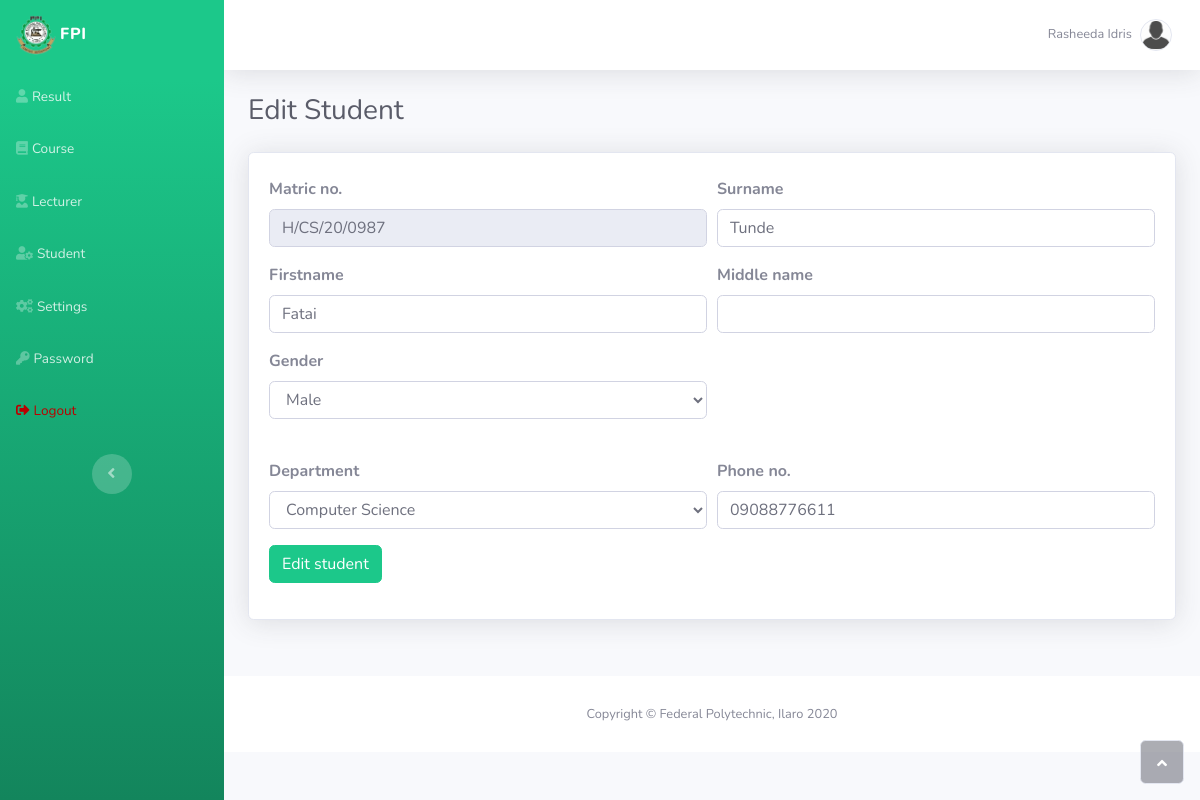
/edit_student?matric=H/CS/20/0987 (signed in), run on the app's committed database.
### tables this page shows
CREATE TABLE IF NOT EXISTS `student` (
  `matric` varchar(15) NOT NULL,
  `sname` varchar(30) NOT NULL,
  `fname` varchar(30) NOT NULL,
  `mname` varchar(30) NOT NULL,
  `gender` varchar(1) NOT NULL,
  `department` varchar(100) NOT NULL,
  `phone` varchar(11) NOT NULL,
  `regdate` datetime NOT NULL,
  PRIMARY KEY (`matric`)
);

CREATE TABLE IF NOT EXISTS `department` (
  `sn` tinyint NOT NULL AUTO_INCREMENT,
  `department` varchar(1500) NOT NULL,
  `session` varchar(9) NOT NULL,
  PRIMARY KEY (`sn`)
);

### core/core.inc.php (called while the page is built, shortened)
<?php
$servername = "localhost";
$username = "root";
$password = "";
$dbname = "ilaro_result_system";
$conn = new mysqli($servername, $username, $password, $dbname);
function getRow( $string){
	global $conn;
	$result = $conn->query($string);
	$result = $result->fetch_assoc();
	return $result;
}
?>

### edit_student.php (the view, shortened to what this page needs)
<?php
require_once('header.php');
$error = 'style="background-color:#ffeeee"';
$matric = $sname = $fname = $mname = $gender = $department = $phone = "";
$matric_error = $sname_error = $fname_error = $mname_error = $gender_error = $department_error = $phone_error = "";
if (isset($_POST['edit_single']) && is_post_request()) {
    $matric = $_POST['matric'];
    if(!preg_match('/^[a-zA-Z][\/][a-zA-Z]{2}[\/][0-9]{2}[\/][0-9]{4}$/', $matric))
        $matric_error = $error;
    $sname = $_POST['sname'];
    $sname = $conn->real_escape_string($sname);
    $sname = noSpace($sname);
    $sname = ucwords($sname);
    if(!preg_match('/^[a-zA-Z]{2,30}$/', $sname))
        $sname_error = $error;
    $fname = $_POST['fname'];
    $fname = $conn->real_escape_string($fname);
    $fname = noSpace($fname);
    $fname = ucwords($fname);
    if(!preg_match('/^[a-zA-Z]{2,30}$/', $fname))
        $fname_error = $error;
    $mname = $_POST['mname'];
    $mname = $conn->real_escape_string($mname);
    $mname = noSpace($mname);
    $mname = ucwords($mname);
    if ($mname!='') {
        if(!preg_match('/^[a-zA-Z]{2,30}$/', $mname))
            $mname_error = $error;
    }
    $gender = $_POST['gender'];
    $gender = $conn->real_escape_string($gender);
    $gender = noSpace($gender);
    if($gender!='M' && $gender!='F')
        $gender_error = $error;
    $department = $_POST['department'];
    $department = $conn->real_escape_string($department);
    $department = space($department);
    if($department=='')
        $department_error = $error;
    $phone = $_POST['phone'];
    $phone = $conn->real_escape_string($phone);
    $phone = noSpace($phone);
    if ($phone!='') {
        if(!preg_match('/^[0][1-9][0-9]{9}$/', $phone))
            $phone_error = $error;
    }
    if ($matric_error!='' || $sname_error!='' || $fname_error!='' || $mname_error!='' || $gender_error!='' || $department_error!='' || $phone_error!='')
        $report = 'Error: Please check your input(s)';
    else {
        $sql = "UPDATE $dbname.student
                SET
                    sname='$sname',
                    fname='$fname',
                    mname='$mname',
                    gender='$gender',
                    department='$department',
                    phone='$phone'
                WHERE matric='$matric'";
        if (query($sql)){
            $report = 'Record edited';
            $matric = $sname = $fname = $mname = $gender = $department = $phone = "";
        }
        else
            $report = 'Error: Unable to connect to database!';
    }
}
else {
    $matric = $_GET['matric'];
    $matric = $conn->real_escape_string($matric);
    $sql = "SELECT matric, sname, fname, mname,
                    gender, department, phone
            FROM $dbname.student WHERE matric='$matric'";
    $fetch = getRow($sql);
    $matric = $fetch['matric'];
    $sname = $fetch['sname'];
    $fname = $fetch['fname'];
    $mname = $fetch['mname'];
    $phone = $fetch['phone'];
}
?>
        <div class="d-flex flex-column" id="content-wrapper">
            <div id="content">
            <div class="container-fluid">
                <h3 class="text-dark mb-4">Edit Student</h3>
                <div class="row mb-3">
                    <div class="col">
                        <div class="row">
                            <div class="col mb-4">
                                <div class="card shadow mb-3">
                                    <div class="card-body pt-4">
                                        <form method="post" action="">
                                            <div class="form-row">
                                                <div class="col-12 col-sm-6">
                                                    <div class="form-group">
                                                        <label for="matric"><strong>Matric no.</strong></label>
                                                        <input class="form-control" type="text" name="matric" value="<?php echo $matric; ?>" <?php echo $matric_error; ?> required readonly pattern="^[a-zA-Z][/][a-zA-Z]{2}[/][0-9]{2}[/][0-9]{4}$">
                                                    </div>
                                                </div>
                                                <div class="col-12 col-sm-6">
                                                    <div class="form-group">
                                                        <label for="sname"><strong>Surname</strong></label>
                                                        <input class="form-control" type="text" name="sname" value="<?php echo $sname; ?>" <?php echo $sname_error; ?> required pattern="^[a-zA-Z]{3,}$">
                                                    </div>
                                                </div>
                                                <div class="col-12 col-sm-6">
                                                    <div class="form-group">
                                                        <label for="fname"><strong>Firstname</strong></label>
                                                        <input class="form-control" type="text" name="fname" value="<?php echo $fname; ?>" <?php echo $fname_error; ?> pattern="^[a-zA-Z]{3,}$" required>
                                                    </div>
                                                </div>
                                                <div class="col-12 col-sm-6">
                                                    <div class="form-group">
                                                        <label for="mname"><strong>Middle name</strong></label>
                                                        <input class="form-control" type="text" name="mname" value="<?php echo $mname; ?>" <?php echo $mname_error; ?> pattern="^[a-zA-Z]{3,}$">
                                                    </div>
                                                </div>
                                                <div class="col-12 col-sm-6">
                                                    <div class="form-group">
                                                        <label for="gender"><strong>Gender</strong></label>
                                                        <select class="form-control" id="gender" name="gender" <?php echo $gender_error; ?> required>
                                                            <option value="M">Male</option>
                                                        </select>
                                                    </div>
                                                </div>
                                            </div>
                                            <div class="form-row mt-4">
                                                <div class="col-12 col-sm-6">
                                                    <div class="form-group">
                                                        <label for="department"><strong>Department</strong></label>
                                                        <select class="form-control" id="department" name="department" <?php echo $department_error; ?> required>
<?php
$department_ = getRow("SELECT department
                   FROM $dbname.department WHERE sn='1'")['department'];
$department_ = explode('##', $department_);
foreach ($department_ as $value)
    echo "<option value='$value'>$value</option>";
?>
                                                        </select>
                                                    </div>
                                                </div>
                                                <div class="col-12 col-sm-6">
                                                    <div class="form-group"><label for="phone"><strong>Phone no.</strong></label><input class="form-control" type="text" name="phone" value="<?php echo $phone; ?>" <?php echo $phone_error; ?> pattern="^[0][1-9][0-9]{9}$" required></div>
                                                </div>
                                            </div>
                                            <div class="form-group">
                                                <button class="btn btn-success" type="submit" name="edit_single">Edit student</button>
                                            </div>
                                        </form>
                                    </div>
                                </div>
                            </div>
                        </div>
                    </div>
                </div>
            </div>
        </div>
<?php require_once('footer.php'); ?>

### data on the page
student: matric "H/CS/20/0987", sname "Tunde", fname "Fatai", phone "09088776611"
department: department "Computer Science"

### other printed values
$fullname "Rasheeda Idris"
